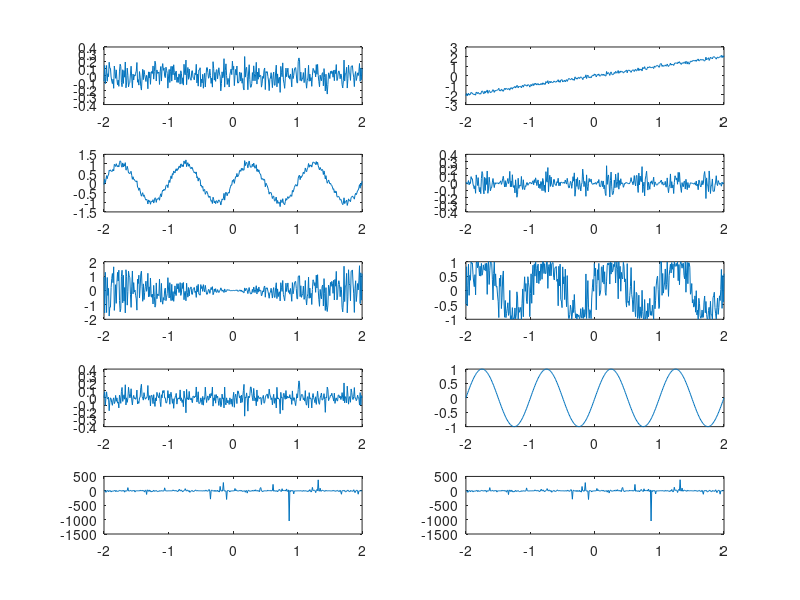

Recreate this plot in MATLAB.
t = -2:0.01:2;

y1=sin(2*pi*t);
y2=sin(2*pi*10*t);
y3=10*sin(2*pi*t);
y4=sin(2*pi*t)+10;
y5=sin(2*pi*(t-0.5));
y6=10*sin(2*pi*10*t);
y7=t.*sin(2*pi*t);
y8=sin(2*pi*t)./t;
y9=y1+y2+y3+y4+y5+y6+y7+y8;

z=0.1*randn(1,401);

y10=z;

y11=z+t;

y12=z+y1;

y13=z.*y1;

y14=t.*sin(2*pi*z);

y15=sin(2*pi*(t+z));

y16=z.*y2;

y17=sin(2*pi*(t+10*20));

y18=y1./z;

y19=y11+y12+y13+y14+y15+y16+y17+y18;

subplot(5,2,1);
plot(t,y10);

subplot(5,2,2);
plot(t,y11);

subplot(5,2,3);
plot(t,y12);

subplot(5,2,4);
plot(t,y13);

subplot(5,2,5);
plot(t,y14);

subplot(5,2,6);
plot(t,y15);

subplot(5,2,7);
plot(t,y16);

subplot(5,2,8);
plot(t,y17);

subplot(5,2,9);
plot(t,y18);

subplot(5,2,10);
plot(t,y19);